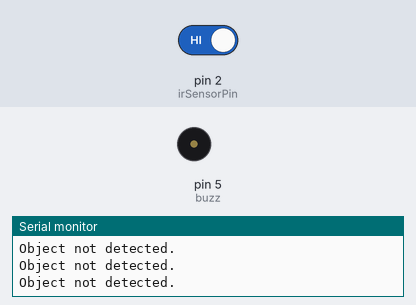
Simulated run of this sketch. Board: Arduino Uno, built with avr-gcc and run on an emulated ATmega328P. Shown: buzzer (waves = sounding, pin HIGH), the last lines printed to the serial monitor. Inputs (shaded band) come from the test bench; at power-on: pin 2 (irSensorPin) HIGH.

Above: at 1.8 s.
1.9 s: pin 2 (irSensorPin) driven LOW
At 2.6 s:
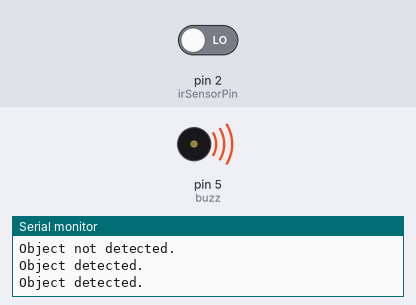
3.5 s: pin 2 (irSensorPin) driven HIGH
At 4.9 s:
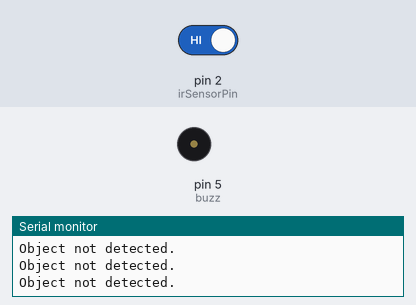
Timing chart, 0 to 6.5 s (numbered marks = the images above; inputs shaded):
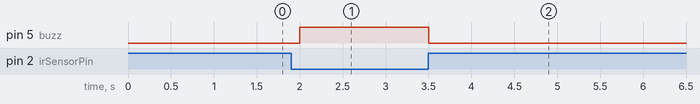

The sketch:

IR.ino
```cpp
// Pin configuration
const int irSensorPin = 2;  // Digital pin connected to the IR sensor output
const int buzz = 5;

void setup() {
  Serial.begin(9600);  // Initialize serial communication
  pinMode(irSensorPin, INPUT);  // Set IR sensor pin as input
  pinMode(buzz,OUTPUT);
}

void loop() {
  // Read the state of the IR sensor
  int obstacleDetected = digitalRead(irSensorPin);

  if(obstacleDetected == LOW)
  {
    digitalWrite(buzz,HIGH);
    Serial.println("Object detected.");
  }
  else
  {
    digitalWrite(buzz,LOW);
    Serial.println("Object not detected.");
  }
  // Print the sensor output to the serial monitor
  // Serial.print("Obstacle detected: ");
  // Serial.println(obstacleDetected);

  // Add a delay to prevent rapid serial output
  delay(500);  // Adjust delay as needed
}
```

Measured:
- after the input at 1.9 s, pin 5 (buzz): LOW → HIGH after 0.10 s
- after the input at 3.5 s, pin 5 (buzz): HIGH → LOW at once
